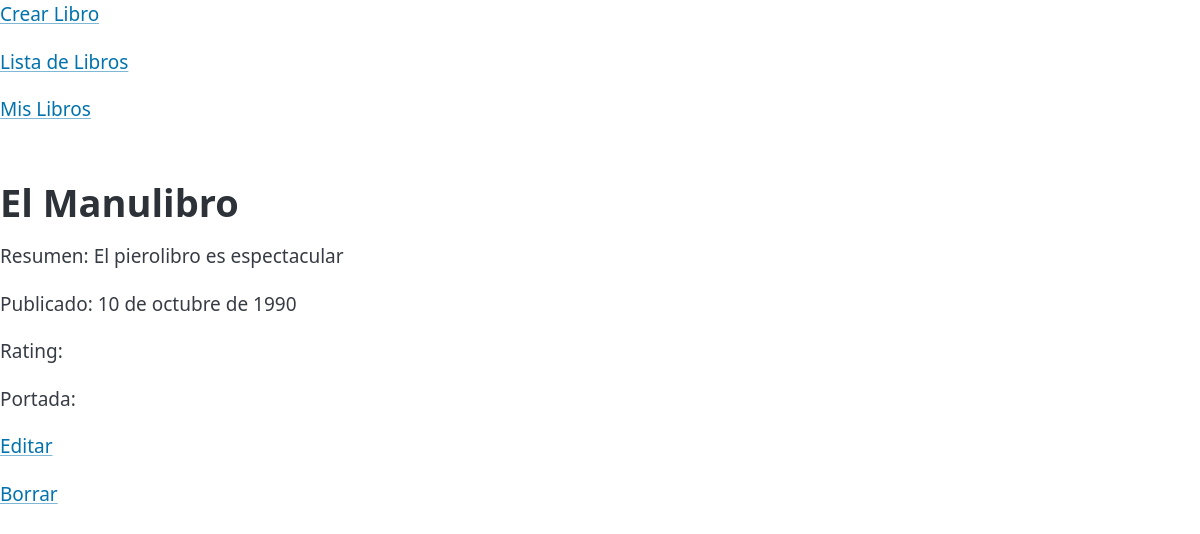
The page /libros/2/ on the database its author committed.
### Gestion/models.py (models this page shows)
class Libro(models.Model):
    titulo = models.CharField(max_length=200)
    ISBN = models.CharField(max_length=200)
    portada = models.ImageField(upload_to='portadas/', null=True, blank=True)
    resumen = models.CharField(max_length=500)
    rating = models.CharField(max_length=1)
    disponibilidad = models.CharField(default=True, max_length=20, choices=CHOICES_DISPONIBILIDAD)
    genero = models.CharField(max_length=200)
    fechaPublicacion= models.DateField()

### Gestion/views.py (the view)
# urls.py: path('libros/<int:pk>/', DetailBookView.as_view(), name='detalle_libro'),
class DetailBookView(DetailView):
    model = Libro
    template_name = 'libros/libro_detail.html'
    context_object_name = 'libro'

### Gestion/templates/libros/libro_detail.html (shortened to what this page needs)
<html>
  <head>
    <link
      rel="stylesheet"
      href="https://unpkg.com/@picocss/pico@latest/css/pico.classless.min.css"
      &gt;
    />
  </head>
  <body>
    <p><a href="{% url 'create_libro'%}">Crear Libro</a></p>
    <p><a href="{% url 'listadoLibros' %}">Lista de Libros</a></p>
    <p><a href="{% url 'librosPrestados' %}">Mis Libros</a></p>
    {% block content %}
    <h1>{{ libro.titulo }}</h1>
    <p>Resumen: {{ libro.resumen }}</p>
    <p>Publicado: {{ libro.fechaPublicacion }}</p>
    <p>Rating: {{libro.rating}}</p>
    <p>Portada:</p>
    {% endblock %}
    <p><a href="{% url 'editar_libro' libro.pk %}">Editar</a></p>
    <p><a href="{% url 'borrar_libro' libro.pk %}">Borrar</a></p>
  </body>
</html>

### rows shown on the page
Libro: titulo "El Manulibro", resumen "El pierolibro es espectacular", fechaPublicacion "10 de octubre de 1990"
